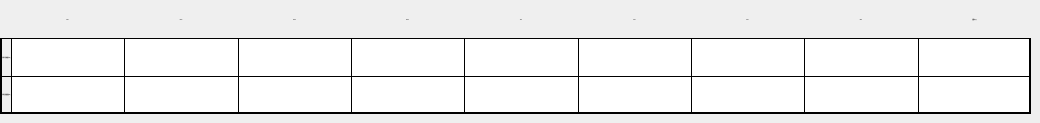
   <widget class="QWidget" name="page_damper_table">
    <widget class="QWidget" name="widget_5" native="true">
     <property name="geometry">
      <rect>
       <x>0</x>
       <y>0</y>
       <width>1031</width>
       <height>114</height>
      </rect>
     </property>
     <layout class="QGridLayout" name="gridLayout_4">
      <property name="leftMargin">
       <number>0</number>
      </property>
      <property name="topMargin">
       <number>0</number>
      </property>
      <property name="rightMargin">
       <number>0</number>
      </property>
      <property name="bottomMargin">
       <number>0</number>
      </property>
      <property name="spacing">
       <number>0</number>
      </property>
      <item row="0" column="0">
       <widget class="QLabel" name="label_51">
        <property name="styleSheet">
         <string notr="true">border-left:2px solid black;</string>
        </property>
        <property name="text">
         <string/>
        </property>
       </widget>
      </item>
      <item row="0" column="1">
       <widget class="QLabel" name="label_52">
        <property name="font">
         <font>
          <family>黑体</family>
          <pointsize>-1</pointsize>
         </font>
        </property>
        <property name="styleSheet">
         <string notr="true">border-left:1px solid black;
</string>
        </property>
        <property name="text">
         <string>63Hz</string>
        </property>
        <property name="alignment">
         <set>Qt::AlignCenter</set>
        </property>
       </widget>
      </item>
      <item row="0" column="2">
       <widget class="QLabel" name="label_53">
        <property name="font">
         <font>
          <family>黑体</family>
          <pointsize>-1</pointsize>
         </font>
        </property>
        <property name="styleSheet">
         <string notr="true">border-left:1px solid black;</string>
        </property>
        <property name="text">
         <string>125Hz</string>
        </property>
        <property name="alignment">
         <set>Qt::AlignCenter</set>
        </property>
       </widget>
      </item>
      <item row="0" column="3">
       <widget class="QLabel" name="label_54">
        <property name="font">
         <font>
          <family>黑体</family>
          <pointsize>-1</pointsize>
         </font>
        </property>
        <property name="styleSheet">
         <string notr="true">border-left:1px solid black;</string>
        </property>
        <property name="text">
         <string>250Hz</string>
        </property>
        <property name="alignment">
         <set>Qt::AlignCenter</set>
        </property>
       </widget>
      </item>
      <item row="0" column="4">
       <widget class="QLabel" name="label_55">
        <property name="font">
         <font>
          <family>黑体</family>
          <pointsize>-1</pointsize>
         </font>
        </property>
        <property name="styleSheet">
         <string notr="true">border-left:1px solid black;</string>
        </property>
        <property name="text">
         <string>500Hz</string>
        </property>
        <property name="alignment">
         <set>Qt::AlignCenter</set>
        </property>
       </widget>
      </item>
      <item row="0" column="5">
       <widget class="QLabel" name="label_56">
        <property name="font">
         <font>
          <family>黑体</family>
          <pointsize>-1</pointsize>
         </font>
        </property>
        <property name="styleSheet">
         <string notr="true">border-left:1px solid black;</string>
        </property>
        <property name="text">
         <string>1kHz</string>
        </property>
        <property name="alignment">
         <set>Qt::AlignCenter</set>
        </property>
       </widget>
      </item>
      <item row="0" column="6">
       <widget class="QLabel" name="label_57">
        <property name="font">
         <font>
          <family>黑体</family>
          <pointsize>-1</pointsize>
         </font>
        </property>
        <property name="styleSheet">
         <string notr="true">border-left:1px solid black;</string>
        </property>
        <property name="text">
         <string>2kHz</string>
        </property>
        <property name="alignment">
         <set>Qt::AlignCenter</set>
        </property>
       </widget>
      </item>
      <item row="0" column="7">
       <widget class="QLabel" name="label_58">
        <property name="font">
         <font>
          <family>黑体</family>
          <pointsize>-1</pointsize>
         </font>
        </property>
        <property name="styleSheet">
         <string notr="true">border-left:1px solid black;</string>
        </property>
        <property name="text">
         <string>4kHz</string>
        </property>
        <property name="alignment">
         <set>Qt::AlignCenter</set>
        </property>
       </widget>
      </item>
      <item row="0" column="8">
       <widget class="QLabel" name="label_59">
        <property name="font">
         <font>
          <family>黑体</family>
          <pointsize>-1</pointsize>
         </font>
        </property>
        <property name="styleSheet">
         <string notr="true">border-left:1px solid black;</string>
        </property>
        <property name="text">
         <string>8kHz</string>
        </property>
        <property name="alignment">
         <set>Qt::AlignCenter</set>
        </property>
       </widget>
      </item>
      <item row="0" column="9">
       <widget class="QLabel" name="label_60">
        <property name="font">
         <font>
          <family>黑体</family>
          <pointsize>-1</pointsize>
         </font>
        </property>
        <property name="styleSheet">
         <string notr="true">border-left:1px solid black;
border-right:2px solid black;</string>
        </property>
        <property name="text">
         <string>总值dB(A)</string>
        </property>
        <property name="alignment">
         <set>Qt::AlignCenter</set>
        </property>
       </widget>
      </item>
      <item row="2" column="0">
       <widget class="QLabel" name="label_61">
        <property name="font">
         <font>
          <family>黑体</family>
          <pointsize>-1</pointsize>
         </font>
        </property>
        <property name="styleSheet">
         <string notr="true">border:1px solid black;
border-left:2px solid black;
border-bottom:2px solid black;
border-right:none;
</string>
        </property>
        <property name="text">
         <string> 阀门后噪音量(dB) </string>
        </property>
        <property name="alignment">
         <set>Qt::AlignCenter</set>
        </property>
       </widget>
      </item>
      <item row="2" column="1">
       <widget class="QLineEdit" name="lineEdit_damper_after_63">
        <property name="sizePolicy">
         <sizepolicy hsizetype="Expanding" vsizetype="Preferred">
          <horstretch>0</horstretch>
          <verstretch>0</verstretch>
         </sizepolicy>
        </property>
        <property name="styleSheet">
         <string notr="true">border:1px solid black;
border-right:none;
border-bottom:2px solid black;</string>
        </property>
       </widget>
      </item>
      <item row="2" column="2">
       <widget class="QLineEdit" name="lineEdit_damper_after_125">
        <property name="sizePolicy">
         <sizepolicy hsizetype="Expanding" vsizetype="Preferred">
          <horstretch>0</horstretch>
          <verstretch>0</verstretch>
         </sizepolicy>
        </property>
        <property name="styleSheet">
         <string notr="true">border:1px solid black;
border-right:none;
border-bottom:2px solid black;</string>
        </property>
       </widget>
      </item>
      <item row="2" column="3">
       <widget class="QLineEdit" name="lineEdit_damper_after_250">
        <property name="sizePolicy">
         <sizepolicy hsizetype="Expanding" vsizetype="Preferred">
          <horstretch>0</horstretch>
          <verstretch>0</verstretch>
         </sizepolicy>
        </property>
        <property name="styleSheet">
         <string notr="true">border:1px solid black;
border-right:none;
border-bottom:2px solid black;</string>
        </property>
       </widget>
      </item>
      <item row="2" column="4">
       <widget class="QLineEdit" name="lineEdit_damper_after_500">
        <property name="sizePolicy">
         <sizepolicy hsizetype="Expanding" vsizetype="Preferred">
          <horstretch>0</horstretch>
          <verstretch>0</verstretch>
         </sizepolicy>
        </property>
        <property name="styleSheet">
         <string notr="true">border:1px solid black;
border-right:none;
border-bottom:2px solid black;</string>
        </property>
       </widget>
      </item>
      <item row="2" column="5">
       <widget class="QLineEdit" name="lineEdit_damper_after_1k">
        <property name="sizePolicy">
         <sizepolicy hsizetype="Expanding" vsizetype="Preferred">
          <horstretch>0</horstretch>
          <verstretch>0</verstretch>
         </sizepolicy>
        </property>
        <property name="styleSheet">
         <string notr="true">border:1px solid black;
border-right:none;
border-bottom:2px solid black;</string>
        </property>
       </widget>
      </item>
      <item row="2" column="6">
       <widget class="QLineEdit" name="lineEdit_damper_after_2k">
        <property name="sizePolicy">
         <sizepolicy hsizetype="Expanding" vsizetype="Preferred">
          <horstretch>0</horstretch>
          <verstretch>0</verstretch>
         </sizepolicy>
        </property>
        <property name="styleSheet">
         <string notr="true">border:1px solid black;
border-right:none;
border-bottom:2px solid black;</string>
        </property>
       </widget>
      </item>
      <item row="2" column="7">
       <widget class="QLineEdit" name="lineEdit_damper_after_4k">
        <property name="sizePolicy">
         <sizepolicy hsizetype="Expanding" vsizetype="Preferred">
          <horstretch>0</horstretch>
          <verstretch>0</verstretch>
         </sizepolicy>
        </property>
        <property name="styleSheet">
         <string notr="true">border:1px solid black;
border-right:none;
border-bottom:2px solid black;</string>
        </property>
       </widget>
      </item>
      <item row="2" column="8">
       <widget class="QLineEdit" name="lineEdit_damper_after_8k">
        <property name="sizePolicy">
         <sizepolicy hsizetype="Expanding" vsizetype="Preferred">
          <horstretch>0</horstretch>
          <verstretch>0</verstretch>
         </sizepolicy>
        </property>
        <property name="styleSheet">
         <string notr="true">border:1px solid black;
border-right:none;
border-bottom:2px solid black;</string>
        </property>
       </widget>
      </item>
      <item row="2" column="9">
       <widget class="QLineEdit" name="lineEdit_damper_after_total">
        <property name="sizePolicy">
         <sizepolicy hsizetype="Expanding" vsizetype="Preferred">
          <horstretch>0</horstretch>
          <verstretch>0</verstretch>
         </sizepolicy>
        </property>
        <property name="styleSheet">
         <string notr="true">border:1px solid black;
border-bottom:2px solid black;
border-right:2px solid black;</string>
        </property>
       </widget>
      </item>
      <item row="1" column="7">
       <widget class="QLineEdit" name="lineEdit_damper_noi_4k">
        <property name="sizePolicy">
         <sizepolicy hsizetype="Expanding" vsizetype="Preferred">
          <horstretch>0</horstretch>
          <verstretch>0</verstretch>
         </sizepolicy>
        </property>
        <property name="styleSheet">
         <string notr="true">border:1px solid black;
border-right:none;
border-bottom:none;</string>
        </property>
       </widget>
      </item>
      <item row="1" column="6">
       <widget class="QLineEdit" name="lineEdit_damper_noi_2k">
        <property name="sizePolicy">
         <sizepolicy hsizetype="Expanding" vsizetype="Preferred">
          <horstretch>0</horstretch>
          <verstretch>0</verstretch>
         </sizepolicy>
        </property>
        <property name="styleSheet">
         <string notr="true">border:1px solid black;
border-right:none;
border-bottom:none;</string>
        </property>
       </widget>
      </item>
      <item row="1" column="5">
       <widget class="QLineEdit" name="lineEdit_damper_noi_1k">
        <property name="sizePolicy">
         <sizepolicy hsizetype="Expanding" vsizetype="Preferred">
          <horstretch>0</horstretch>
          <verstretch>0</verstretch>
         </sizepolicy>
        </property>
        <property name="styleSheet">
         <string notr="true">border:1px solid black;
border-right:none;
border-bottom:none;</string>
        </property>
       </widget>
      </item>
      <item row="1" column="4">
       <widget class="QLineEdit" name="lineEdit_damper_noi_500">
        <property name="sizePolicy">
         <sizepolicy hsizetype="Expanding" vsizetype="Preferred">
          <horstretch>0</horstretch>
          <verstretch>0</verstretch>
         </sizepolicy>
        </property>
        <property name="styleSheet">
         <string notr="true">border:1px solid black;
border-right:none;
border-bottom:none;</string>
        </property>
       </widget>
      </item>
      <item row="1" column="8">
       <widget class="QLineEdit" name="lineEdit_damper_noi_8k">
        <property name="sizePolicy">
         <sizepolicy hsizetype="Expanding" vsizetype="Preferred">
          <horstretch>0</horstretch>
          <verstretch>0</verstretch>
         </sizepolicy>
        </property>
        <property name="styleSheet">
         <string notr="true">border:1px solid black;
border-right:none;
border-bottom:none;</string>
        </property>
       </widget>
      </item>
      <item row="1" column="9">
       <widget class="QLineEdit" name="lineEdit_damper_noi_total">
        <property name="sizePolicy">
         <sizepolicy hsizetype="Expanding" vsizetype="Preferred">
          <horstretch>0</horstretch>
          <verstretch>0</verstretch>
         </sizepolicy>
        </property>
        <property name="styleSheet">
         <string notr="true">border:1px solid black;
border-right:none;
border-bottom:none;
border-right:2px solid black;</string>
        </property>
       </widget>
      </item>
      <item row="1" column="3">
       <widget class="QLineEdit" name="lineEdit_damper_noi_250">
        <property name="sizePolicy">
         <sizepolicy hsizetype="Expanding" vsizetype="Preferred">
          <horstretch>0</horstretch>
          <verstretch>0</verstretch>
         </sizepolicy>
        </property>
        <property name="styleSheet">
         <string notr="true">border:1px solid black;
border-right:none;
border-bottom:none;</string>
        </property>
       </widget>
      </item>
      <item row="1" column="2">
       <widget class="QLineEdit" name="lineEdit_damper_noi_125">
        <property name="sizePolicy">
         <sizepolicy hsizetype="Expanding" vsizetype="Preferred">
          <horstretch>0</horstretch>
          <verstretch>0</verstretch>
         </sizepolicy>
        </property>
        <property name="styleSheet">
         <string notr="true">border:1px solid black;
border-right:none;
border-bottom:none;</string>
        </property>
       </widget>
      </item>
      <item row="1" column="1">
       <widget class="QLineEdit" name="lineEdit_damper_noi_63">
        <property name="sizePolicy">
         <sizepolicy hsizetype="Expanding" vsizetype="Preferred">
          <horstretch>0</horstretch>
          <verstretch>0</verstretch>
         </sizepolicy>
        </property>
        <property name="styleSheet">
         <string notr="true">border:1px solid black;
border-right:none;
border-bottom:none;</string>
        </property>
       </widget>
      </item>
      <item row="1" column="0">
       <widget class="QLabel" name="label_62">
        <property name="font">
         <font>
          <family>黑体</family>
          <pointsize>-1</pointsize>
         </font>
        </property>
        <property name="styleSheet">
         <string notr="true">border:1px solid black;
border-left:2px solid black;
border-right:none;
border-bottom:none;
</string>
        </property>
        <property name="text">
         <string>阀门气流噪声(dB)</string>
        </property>
        <property name="alignment">
         <set>Qt::AlignCenter</set>
        </property>
       </widget>
      </item>
     </layout>
    </widget>
   </widget>
